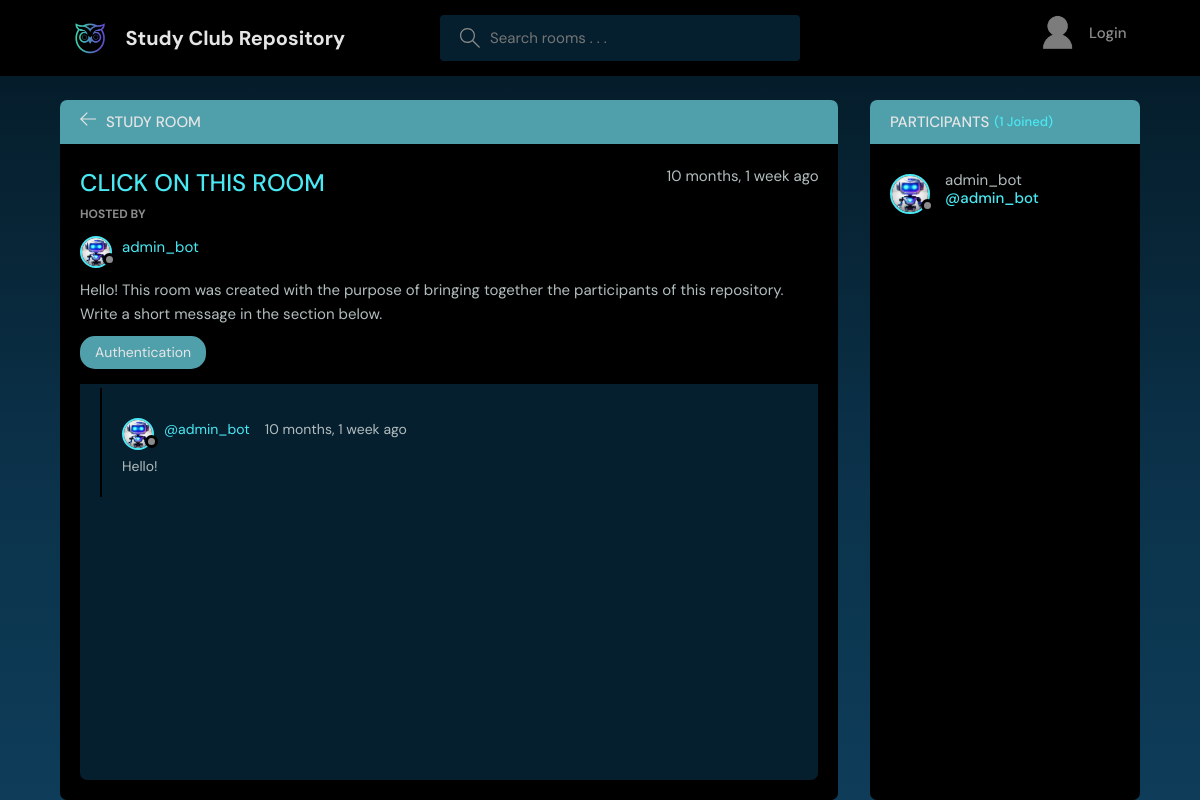
The app's page /room/4, older data.
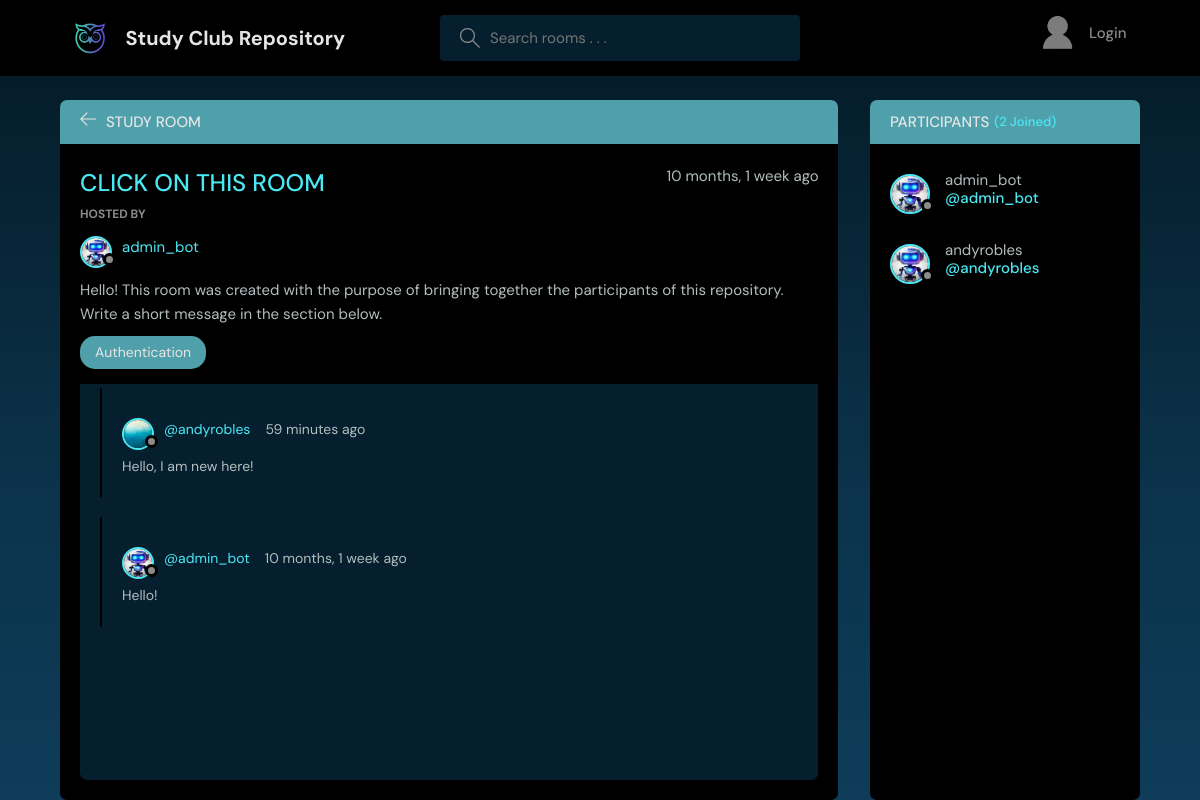
The same page, newer data.
### base/models.py (models this page shows, shortened)
class Room(models.Model):
    host = models.ForeignKey(User, on_delete=models.SET_NULL, null=True)
    topic =  models.ForeignKey(Topic, on_delete=models.SET_NULL, null=True)
    name = models.CharField(max_length=200)
    description = models.TextField(null = True, blank = True)
    participants = models.ManyToManyField(User, related_name='participants', blank=True)
    updated = models.DateTimeField(auto_now=True)
    created = models.DateTimeField(auto_now_add=True)
    class Meta:
        ordering = ['-updated', '-created']

class User(AbstractUser):
    name = models.CharField(max_length=200, null=True)
    email = models.EmailField(unique=True, null=True)
    bio = models.TextField(null=True)
    avatar = models.ImageField(null=True, default="blue.jpg")
    USERNAME_FIELD = 'email'
    REQUIRED_FIELDS = []

class Topic(models.Model):
    name = models.CharField(max_length=200)
    def __str__(self):
        return self.name

class Message(models.Model):
    user = models.ForeignKey(User, on_delete=models.CASCADE)
    room = models.ForeignKey(Room, on_delete=models.CASCADE)
    body = models.TextField()
    updated = models.DateTimeField(auto_now=True)
    created = models.DateTimeField(auto_now_add=True)
    class Meta:
        ordering = ['-updated', '-created']

### base/views.py (the view, shortened to what this page needs)
# urls.py: path('room/<str:pk>', views.room, name = "room"),
def room(request, pk):
    room = Room.objects.get(id=pk)
    room_messages = room.message_set.all().order_by('-created')
    participants = room.participants.all()
    context = {'room' : room, 'room_messages' : room_messages, 'participants' : participants}
    return render(request, 'base/room.html', context)

### base/templates/base/room.html (shortened to what this page needs)
{%  extends 'main.html' %}
{% block content %}
    <main class="profile-page layout layout--2">
      <div class="container">
        <div class="room">
          <div class="room__top">
            <div class="room__topLeft">
              <a href="{% url 'home' %}">
                <svg version="1.1" xmlns="http://www.w3.org/2000/svg" width="32" height="32" viewBox="0 0 32 32">
                  <title>arrow-left</title>
                  <path
                    d="M13.723 2.286l-13.723 13.714 13.719 13.714 1.616-1.611-10.96-10.96h27.625v-2.286h-27.625l10.965-10.965-1.616-1.607z"
                  ></path>
                </svg>
              </a>
              <h3>Study Room</h3>
            </div>
          </div>
          <div class="room__box scroll">
            <div class="room__header scroll">
              <div class="room__info">
                <h3>{{room.name}}</h3>
                <span>{{room.created|timesince}} ago</span>
              </div>
              <div class="room__hosted">
                <p>Hosted By</p>
                <a href="{% url 'user-profile' room.host.id %}" class="room__author">
                  <div class="avatar avatar--small">
                    <img src="{{room.host.avatar.url}}" />
                  </div>
                  <span>{{room.host.username}}</span>
                </a>
              </div>
              <div class="room__details">
                {{room.description}}
              </div>
              <span class="room__topics">{{room.topic}}</span>
            </div>
            <div class="room__conversation">
              <div class="threads scroll">
                {% for message in room_messages %}
                <div class="thread">
                  <div class="thread__top">
                    <div class="thread__author">
                      <a href="{% url 'user-profile' message.user.id %}" class="thread__authorInfo">
                        <div class="avatar avatar--small">
                          <img src="{{message.user.avatar.url}}" />
                        </div>
                        <span>@{{message.user.username}}</span>
                      </a>
                      <span class="thread__date">{{message.created|timesince}} ago</span>
                    </div>
                  </div>
                  <div class="thread__details">
                    {{message.body}}
                  </div>
                </div>
                {% endfor %}
              </div>
            </div>
          </div>
        </div>
        <div class="participants">
          <h3 class="participants__top">Participants <span>({{participants.count}} Joined)</span></h3>
          <div class="participants__list scroll">
            {% for user in participants %}
            <a href="{% url 'user-profile' user.id %}" class="participant">
              <div class="avatar avatar--medium">
                <img src="{{room.host.avatar.url}}" />
              </div>
              <p>
                {{user.username}}
                <span>@{{user.username}}</span>
              </p>
            </a>
            {% endfor %}
          </div>
        </div>
      </div>
    </main>
{% endblock content%}

### templates/main.html (shortened to what this page needs)
<!DOCTYPE html>
{% load static %}
<html lang="en">
  <head>
    <link rel="stylesheet" href="{% static 'styles/style.css' %}" />
  </head>
  <body>
    {% include 'navbar.html' %}
    {% block content %}
    {% endblock %}
  </body>
</html>

### templates/navbar.html (shortened to what this page needs)
{% load static %}
<header class="header header--loggedIn">
    <div class="container">
      <a href="{% url 'home' %}" class="header__logo">
        <img src="{% static 'images/logo.png' %}" />
        <h1 class="shadoww">Study Club Repository</h1>
      </a>
      <form class="header__search" method="GET" action= "{% url 'home' %}">
        <label>
          <input type="text" name="q" placeholder="Search rooms . . .">
        </label>
      </form>
      <nav class="header__menu">
        {% if request.user.is_authenticated %}
        <div class="header__user">
          <a href="{% url 'user-profile' user.id%}">
            <div class="avatar avatar--medium active">
              <img src="{{request.user.avatar.url}}" />
            </div>
            <p>{{request.user.username}}<span>@{{request.user.username}}</span></p>
          </a>
          <button class="dropdown-button">
            <svg version="1.1" xmlns="http://www.w3.org/2000/svg" width="32" height="32" viewBox="0 0 32 32">
              <title>chevron-down</title>
              <path d="M16 21l-13-13h-3l16 16 16-16h-3l-13 13z"></path>
            </svg>
          </button>
        </div>
        {% else %}
        <a href="{% url 'login' %}">
          <img src="{% static 'images/Logout.png' %}" />
          <p>Login</p>
        </a>
        {% endif %}
      </nav>
    </div>
  </header>

Row changes from the older to the newer data that the page shows:
added Message: user.avatar (picture), user.username "andyrobles", created "59 minutes", body "Hello, I am new here!"
added User: host.avatar (picture), username "andyrobles"
Text that changed along with them:
{{ participants.count }}: "1" → "2"
